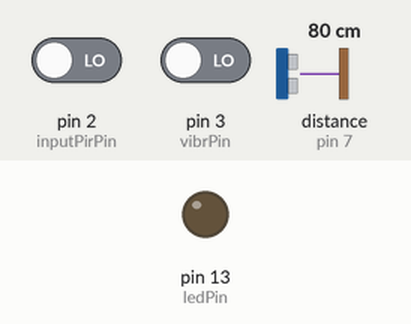
The sketch below on a simulated Arduino Uno, built with avr-gcc and run on an emulated ATmega328P. On the bench: output pins drawn as LEDs (lit = HIGH). Wiring (inferred from the names in the program): ultrasonic range finder: trigger pin 8; echo pin 7. The test bench sets the inputs (shaded band); at power-on: pin 2 (inputPirPin) LOW, pin 3 (vibrPin) LOW, distance to the obstacle (sensor on pin 7) 80 cm. The echo pulse lasts 58.3 µs per cm; pins used as bus, display or sensor lines are not drawn; what the sketch prints to the serial monitor is not drawn.

Above: at 0.1 s.
At 39.2 s:
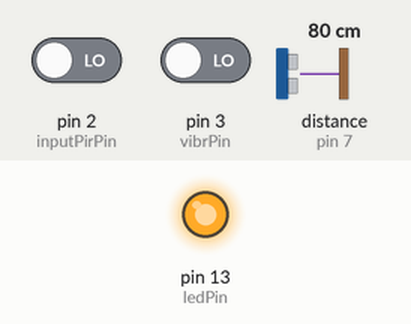
Timing chart, 0 to 40.0 s (numbered marks = the images above):
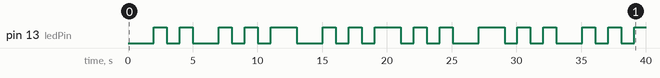

The sketch:

app.ino
```cpp
// // MX-05V
// #include <VirtualWire.h>

// state for led
const int ledPin = 13;
int ledState = LOW;
unsigned long previousMillis = 0;
long interval_led = 1000;

// state for hc-sr04
#define trig 8
#define echo 7
unsigned long previousMillis_trig = 0;
const long interval_trig = 2000;

// state for sw-420
#define vibrPin 3
unsigned long previousMillis_vibr = 0;
const long interval_vibr = 1000;

// state for hc-sr501
#define inputPirPin 2
int pirState = LOW;
int pirPinStatus;
unsigned long previousMillis_pir = 0;
const long interval_pir = 500;

void setup() {
    Serial.begin(115200);

    pinMode(trig, OUTPUT);
    pinMode(echo, INPUT);
    pinMode(ledPin, OUTPUT);
    pinMode(vibrPin, INPUT);
    pinMode(inputPirPin, INPUT);
}

void loop() {
    setLedState();
    checkVibration();
    checkMotion();
    checkDistance();
}

void setLedState() {
    unsigned long currentMillis = millis();
    if (currentMillis - previousMillis >= interval_led) {
        previousMillis = currentMillis;

        if (ledState == LOW) {
            ledState = HIGH;
        }
        else {
            ledState = LOW;
        }

        digitalWrite(ledPin, ledState);
    }
}

void checkDistance() {
    unsigned long currentMillis = millis();
    long duration, distance;

    if (currentMillis - previousMillis_trig >= interval_trig) {
        previousMillis_trig = currentMillis;

        digitalWrite(trig, LOW);
        delayMicroseconds(2);
        digitalWrite(trig, HIGH);
        delayMicroseconds(10);
        digitalWrite(trig, LOW);

        duration = pulseIn(echo, HIGH);
        distance = duration * 0.034 / 2;

        // 80cm
        if (distance <= 80) {
            Serial.print("1");
        }
      }
}

void checkVibration() {
    unsigned long currentMillis = millis();
    long measurement;
    measurement = pulseIn(vibrPin, HIGH);

    if (currentMillis - previousMillis_vibr >= interval_vibr) {
        previousMillis_vibr = currentMillis;

        if (measurement > 0) {
            Serial.print("2");
        }
    }
}

void checkMotion() {
    unsigned long currentMillis = millis();
    pirPinStatus = digitalRead(inputPirPin);

    if (currentMillis - previousMillis_pir >= interval_pir) {
        previousMillis_pir = currentMillis;

        if (pirPinStatus == 1) {
            pirState = HIGH;
            Serial.print("3");
        } else if (pirPinStatus == 0 && pirState == HIGH) {
            pirState = LOW;
            // Serial.println("motion end");
        } else if (pirPinStatus == 0 && pirState == LOW || pirPinStatus == 1 && pirState == HIGH) {
			// Serial.println("not changed");
        }
    }
}
```

Measured:
- by itself, pin 13 (ledPin): LOW → HIGH at 2.0 s, → LOW 1.0 s later, → HIGH 1.0 s later, → LOW 1.0 s later, … (31 changes in this stretch)
